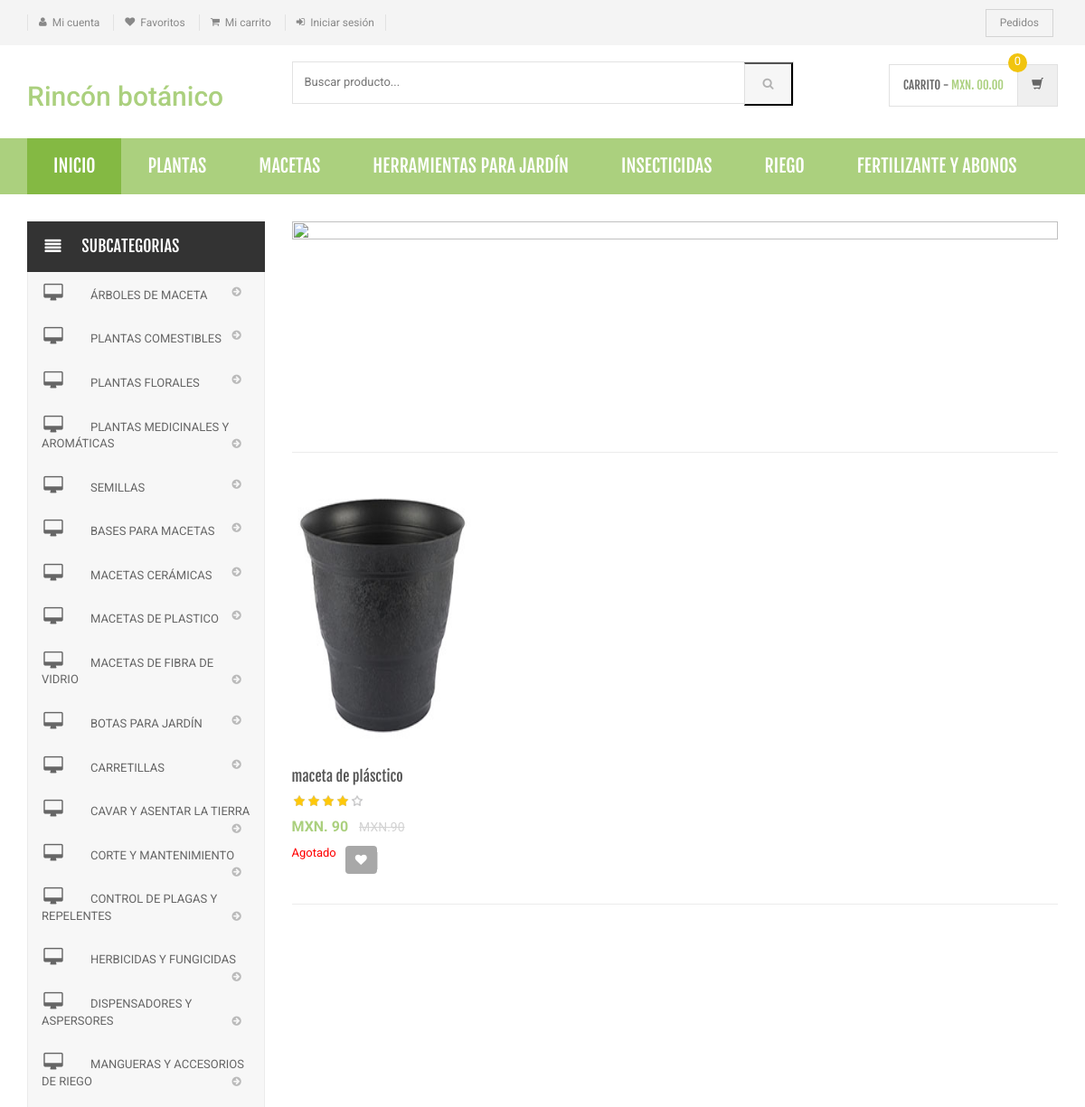
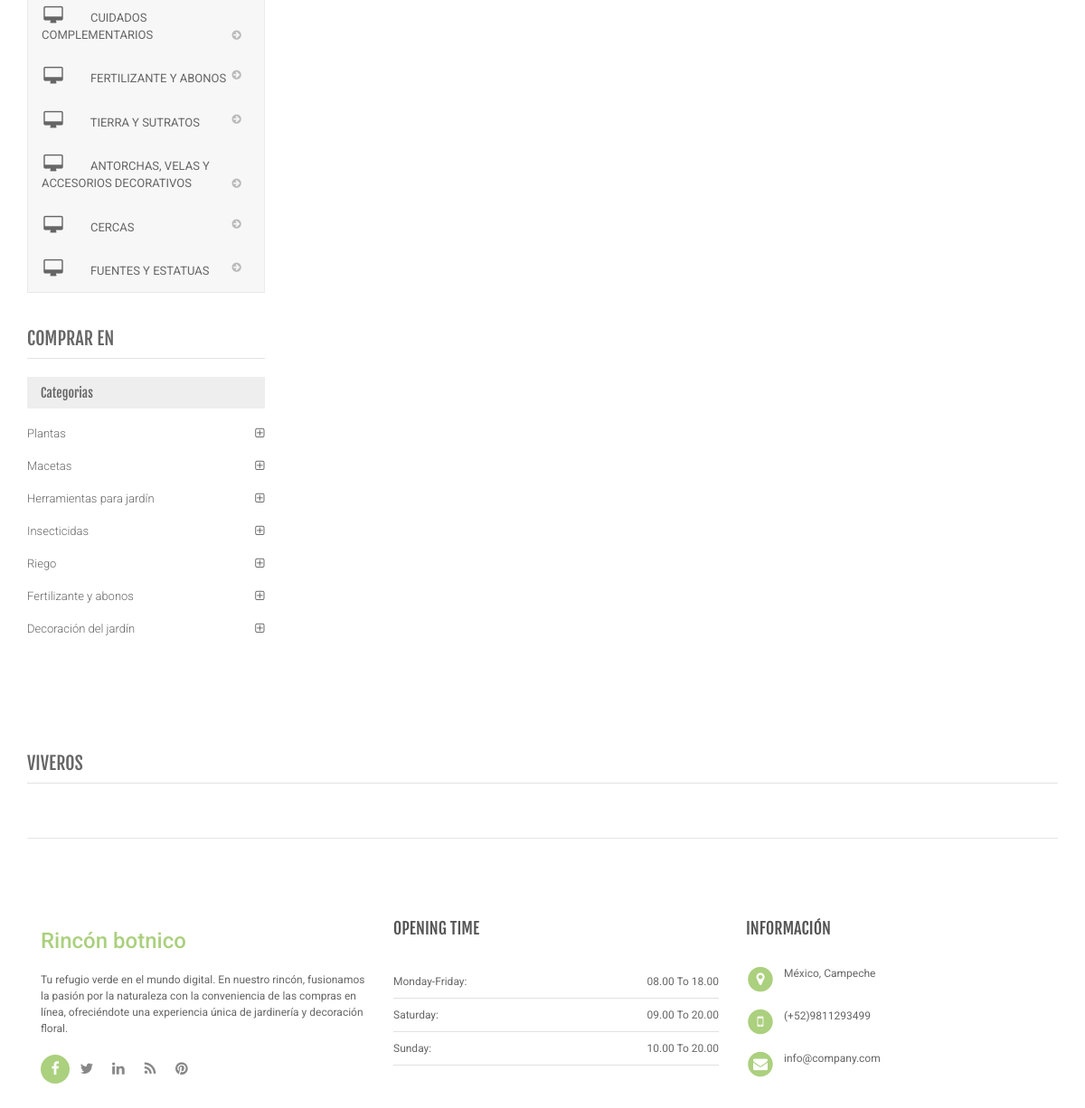
Screenshot of /search-result.php with the database file from the repository (2 pictures, top to bottom).
### tables this page shows
CREATE TABLE `category` (
  `id` int(11) NOT NULL,
  `categoryName` varchar(255) DEFAULT NULL,
  `categoryDescription` longtext DEFAULT NULL,
  `creationDate` timestamp NOT NULL DEFAULT current_timestamp(),
  `updationDate` varchar(255) DEFAULT NULL
);

CREATE TABLE `subcategory` (
  `id` int(11) NOT NULL,
  `categoryid` int(11) DEFAULT NULL,
  `subcategory` varchar(255) DEFAULT NULL,
  `creationDate` timestamp NULL DEFAULT current_timestamp(),
  `updationDate` varchar(255) DEFAULT NULL
);

CREATE TABLE `products` (
  `id` int(11) NOT NULL,
  `category` int(11) NOT NULL,
  `subCategory` int(11) DEFAULT NULL,
  `productName` varchar(255) DEFAULT NULL,
  `productCompany` varchar(255) DEFAULT NULL,
  `productPrice` int(11) DEFAULT NULL,
  `productPriceBeforeDiscount` int(11) DEFAULT NULL,
  `productDescription` longtext DEFAULT NULL,
  `productImage1` varchar(255) DEFAULT NULL,
  `productImage2` varchar(255) DEFAULT NULL,
  `productImage3` varchar(255) DEFAULT NULL,
  `shippingCharge` int(11) DEFAULT NULL,
  `productAvailability` varchar(255) DEFAULT NULL,
  `postingDate` timestamp NULL DEFAULT current_timestamp(),
  `updationDate` varchar(255) DEFAULT NULL
);

### search-result.php (the view, shortened to what this page needs)
<?php
include('includes/config.php');
$find="%{$_POST['product']}%";
?>
<!DOCTYPE html>
<html lang="en">
	<head>
	    <link rel="stylesheet" href="assets/css/bootstrap.min.css">
	    <link rel="stylesheet" href="assets/css/main.css">
	    <link rel="stylesheet" href="assets/css/green.css">
	    <link rel="stylesheet" href="assets/css/owl.carousel.css">
		<link rel="stylesheet" href="assets/css/owl.transitions.css">
		<link href="assets/css/lightbox.css" rel="stylesheet">
		<link rel="stylesheet" href="assets/css/animate.min.css">
		<link rel="stylesheet" href="assets/css/rateit.css">
		<link rel="stylesheet" href="assets/css/bootstrap-select.min.css">
		<link rel="stylesheet" href="assets/css/config.css">
		<link href="assets/css/green.css" rel="alternate stylesheet" title="Green color">
		<link href="assets/css/blue.css" rel="alternate stylesheet" title="Blue color">
		<link href="assets/css/red.css" rel="alternate stylesheet" title="Red color">
		<link href="assets/css/orange.css" rel="alternate stylesheet" title="Orange color">
		<link href="assets/css/dark-green.css" rel="alternate stylesheet" title="Darkgreen color">
		<link rel="stylesheet" href="assets/css/font-awesome.min.css">
	</head>
    <body class="cnt-home">
<header class="header-style-1">
<?php include('includes/top-header.php');?>
<?php include('includes/main-header.php');?>
<?php include('includes/menu-bar.php');?>
</header>
<div class="body-content outer-top-xs">
	<div class='container'>
		<div class='row outer-bottom-sm'>
			<div class='col-md-3 sidebar'>
<div class="side-menu animate-dropdown outer-bottom-xs">
<div class="side-menu animate-dropdown outer-bottom-xs">
    <div class="head"><i class="icon fa fa-align-justify fa-fw"></i>Subcategorias</div>
    <nav class="yamm megamenu-horizontal" role="navigation">
        <ul class="nav">
            <li class="dropdown menu-item">
              <?php $sql=mysqli_query($con,"select id,subcategory  from subcategory");
while($row=mysqli_fetch_array($sql))
{
    ?>
                <a href="sub-category.php?scid=<?php echo $row['id'];?>" class="dropdown-toggle"><i class="icon fa fa-desktop fa-fw"></i>
                <?php echo $row['subcategory'];?></a>
                <?php }?>
</li>
</ul>
    </nav>
</div>
</div>
	            <div class="sidebar-module-container">
	            	<h3 class="section-title">Comprar en</h3>
	            	<div class="sidebar-filter">
<div class="sidebar-widget wow fadeInUp outer-bottom-xs ">
	<div class="widget-header m-t-20">
		<h4 class="widget-title">Categorias</h4>
	</div>
	<div class="sidebar-widget-body m-t-10">
	         <?php $sql=mysqli_query($con,"select id,categoryName  from category");
while($row=mysqli_fetch_array($sql))
{
    ?>
		<div class="accordion">
	    	<div class="accordion-group">
	            <div class="accordion-heading">
	                <a href="category.php?cid=<?php echo $row['id'];?>"  class="accordion-toggle collapsed">
	                   <?php echo $row['categoryName'];?>
	                </a>
	            </div>
	        </div>
	    </div>
	    <?php } ?>
	</div>
</div>
	            	</div>
	            </div>
            </div>
			<div class='col-md-9'>
	<div id="category" class="category-carousel hidden-xs">
		<div class="item">
			<div class="image">
				<img src="assets/images/banners/cat-banner-3.jpg" alt="" class="img-responsive">
			</div>
		</div>
</div>
				<div class="search-result-container">
					<div id="myTabContent" class="tab-content">
						<div class="tab-pane active " id="grid-container">
							<div class="category-product  inner-top-vs">
								<div class="row">
			<?php
$ret=mysqli_query($con,"select * from products where productName like '$find'");
$num=mysqli_num_rows($ret);
if($num>0)
{
while ($row=mysqli_fetch_array($ret))
{?>
		<div class="col-sm-6 col-md-4 wow fadeInUp">
			<div class="products">
	<div class="product">
		<div class="product-image">
			<div class="image">
				<a href="product-details.php?pid=<?php echo htmlentities($row['id']);?>"><img  src="assets/images/blank.gif" data-echo="admin/productimages/<?php echo htmlentities($row['id']);?>/<?php echo htmlentities($row['productImage1']);?>" alt="" width="200" height="300"></a>
			</div>
		</div>
		<div class="product-info text-left">
			<h3 class="name"><a href="product-details.php?pid=<?php echo htmlentities($row['id']);?>"><?php echo htmlentities($row['productName']);?></a></h3>
			<div class="rating rateit-small"></div>
			<div class="product-price">
				<span class="price">
					MXN. <?php echo htmlentities($row['productPrice']);?>			</span>
										     <span class="price-before-discount">MXN.<?php echo htmlentities($row['productPriceBeforeDiscount']);?></span>
			</div>
		</div>
					<div class="cart clearfix animate-effect">
				<div class="action">
					<ul class="list-unstyled">
						<li class="add-cart-button btn-group">
					<?php if($row['productAvailability']=='In Stock'){?>
										<button class="btn btn-primary icon" data-toggle="dropdown" type="button">
								<i class="fa fa-shopping-cart"></i>
							</button>
							<a href="category.php?page=product&action=add&id=<?php echo $row['id']; ?>">
							<button class="btn btn-primary" type="button">Añadir al carrito</button></a>
								<?php } else {?>
							<div class="action" style="color:red">Agotado</div>
					<?php } ?>
						</li>
		                <li class="lnk wishlist">
							<a class="add-to-cart" href="category.php?pid=<?php echo htmlentities($row['id'])?>&&action=wishlist" title="Wishlist">
								 <i class="icon fa fa-heart"></i>
							</a>
						</li>
					</ul>
				</div>
			</div>
			</div>
			</div>
		</div>
	  <?php } } else {?>
		<div class="col-sm-6 col-md-4 wow fadeInUp"> <h3>Sin resultados</h3>
		</div>
<?php } ?>
										</div>
							</div>
						</div>
				</div>
			</div>
		</div></div>
		<?php include('includes/brands-slider.php');?>
<?php include('includes/footer.php');?>
</body>
</html>

### includes/menu-bar.php (shortened to what this page needs)
<div class="header-nav animate-dropdown">
    <div class="container">
        <div class="yamm navbar navbar-default" role="navigation">
            <div class="nav-bg-class">
                <div class="navbar-collapse collapse" id="mc-horizontal-menu-collapse">
	<div class="nav-outer">
		<ul class="nav navbar-nav">
			<li class="active dropdown yamm-fw">
				<a href="index.php" data-hover="dropdown" class="dropdown-toggle">Inicio</a>
			</li>
              <?php $sql=mysqli_query($con,"select id,categoryName  from category limit 6");
while($row=mysqli_fetch_array($sql))
{
    ?>
			<li class="dropdown yamm">
				<a href="category.php?cid=<?php echo $row['id'];?>"> <?php echo $row['categoryName'];?></a>
			</li>
			<?php } ?>
		</ul>
		<div class="clearfix"></div>
	</div>
</div>
            </div>
        </div>
    </div>
</div>

### assets/css/green.css (style rules this page uses)
a { color: #abd07e; }
.header-style-1 .header-nav { background: #abd07e; }
.cnt-home .header-style-1 .header-nav .navbar .navbar-nav > li.active { background: #84b943; }
.product .product-info .product-price .price { color: #abd07e; }
.sidebar .sidebar-module-container .sidebar-widget .sidebar-widget-body .accordion .accordion-group .accordion-heading .accordion-toggle, .sidebar .sidebar-module-container .sidebar-widget .sidebar-widget-body .accordion .accordion-group .accordion-heading .accordion-toggle:hover, .sidebar .sidebar-module-container .sidebar-widget .sidebar-widget-body .accordion .accordion-group .accordion-heading .accordion-toggle:focus, .sidebar .sidebar-module-container .sidebar-widget .sidebar-widget-body .accordion .accordion-group .accordion-heading .accordion-toggle:after { color: #abd07e; }

### assets/css/lightbox.css (style rules this page uses)
body:after { content: url(../images/close.png) url(../images/loading.gif) url(../images/prev.png) url(../images/next.png); display: none; }

### assets/css/rateit.css (style rules this page uses)
.rateit { display: -moz-inline-box; display: inline-block; position: relative; -webkit-user-select: none; -khtml-user-select: none; -moz-user-select: none; -o-user-select: none; -ms-user-select: none; user-select: none; -webkit-touch-callout: none; }

### assets/css/blue.css (style rules this page uses)
a { color: #3498db; }
.header-style-1 .header-nav { background: #3498db; }
.cnt-home .header-style-1 .header-nav .navbar .navbar-nav > li.active { background: #1d6ca1; }
.product .product-info .product-price .price { color: #3498db; }
.sidebar .sidebar-module-container .sidebar-widget .sidebar-widget-body .accordion .accordion-group .accordion-heading .accordion-toggle, .sidebar .sidebar-module-container .sidebar-widget .sidebar-widget-body .accordion .accordion-group .accordion-heading .accordion-toggle:hover, .sidebar .sidebar-module-container .sidebar-widget .sidebar-widget-body .accordion .accordion-group .accordion-heading .accordion-toggle:focus, .sidebar .sidebar-module-container .sidebar-widget .sidebar-widget-body .accordion .accordion-group .accordion-heading .accordion-toggle:after { color: #3498db; }

### assets/css/red.css (style rules this page uses)
a { color: #ff6c6c; }
.header-style-1 .header-nav { background: #ff6c6c; }
.cnt-home .header-style-1 .header-nav .navbar .navbar-nav > li.active { background: #ff1a1a; }
.product .product-info .product-price .price { color: #ff6c6c; }
.sidebar .sidebar-module-container .sidebar-widget .sidebar-widget-body .accordion .accordion-group .accordion-heading .accordion-toggle, .sidebar .sidebar-module-container .sidebar-widget .sidebar-widget-body .accordion .accordion-group .accordion-heading .accordion-toggle:hover, .sidebar .sidebar-module-container .sidebar-widget .sidebar-widget-body .accordion .accordion-group .accordion-heading .accordion-toggle:focus, .sidebar .sidebar-module-container .sidebar-widget .sidebar-widget-body .accordion .accordion-group .accordion-heading .accordion-toggle:after { color: #ff6c6c; }

### assets/css/orange.css (style rules this page uses)
a { color: #f39c12; }
.header-style-1 .header-nav { background: #f39c12; }
.cnt-home .header-style-1 .header-nav .navbar .navbar-nav > li.active { background: #ab6c09; }
.product .product-info .product-price .price { color: #f39c12; }
.sidebar .sidebar-module-container .sidebar-widget .sidebar-widget-body .accordion .accordion-group .accordion-heading .accordion-toggle, .sidebar .sidebar-module-container .sidebar-widget .sidebar-widget-body .accordion .accordion-group .accordion-heading .accordion-toggle:hover, .sidebar .sidebar-module-container .sidebar-widget .sidebar-widget-body .accordion .accordion-group .accordion-heading .accordion-toggle:focus, .sidebar .sidebar-module-container .sidebar-widget .sidebar-widget-body .accordion .accordion-group .accordion-heading .accordion-toggle:after { color: #f39c12; }

### rows the page displays
category: categoryName "PLANTAS", categoryName "Plantas"
category: categoryName "MACETAS", categoryName "Macetas"
category: categoryName "HERRAMIENTAS PARA JARDÍN", categoryName "Herramientas para jardín"
category: categoryName "INSECTICIDAS", categoryName "Insecticidas"
category: categoryName "RIEGO", categoryName "Riego"
category: categoryName "FERTILIZANTE Y ABONOS", categoryName "Fertilizante y abonos"
subcategory: subcategory "ÁRBOLES DE MACETA"
subcategory: subcategory "PLANTAS COMESTIBLES"
subcategory: subcategory "PLANTAS FLORALES"
subcategory: subcategory "PLANTAS MEDICINALES Y AROMÁTICAS"
subcategory: subcategory "SEMILLAS"
subcategory: subcategory "BASES PARA MACETAS"
subcategory: subcategory "MACETAS CERÁMICAS"
subcategory: subcategory "MACETAS DE PLASTICO"
subcategory: subcategory "MACETAS DE FIBRA DE VIDRIO"
subcategory: subcategory "BOTAS PARA JARDÍN"
subcategory: subcategory "CARRETILLAS"
subcategory: subcategory "CAVAR Y ASENTAR LA TIERRA"
subcategory: subcategory "CORTE Y MANTENIMIENTO"
subcategory: subcategory "CONTROL DE PLAGAS Y REPELENTES"
subcategory: subcategory "HERBICIDAS Y FUNGICIDAS"
subcategory: subcategory "DISPENSADORES Y ASPERSORES"
subcategory: subcategory "MANGUERAS Y ACCESORIOS DE RIEGO"
subcategory: subcategory "CUIDADOS COMPLEMENTARIOS"
subcategory: subcategory "FERTILIZANTE Y ABONOS"
subcategory: subcategory "TIERRA Y SUTRATOS"
subcategory: subcategory "ANTORCHAS, VELAS Y ACCESORIOS DECORATIVOS"
subcategory: subcategory "CERCAS"
subcategory: subcategory "FUENTES Y ESTATUAS"
category: categoryName "Decoración del jardín"
products: productImage1 (picture), productName "maceta de plásctico", productPrice "90", productPriceBeforeDiscount "90", productAvailability "Agotado"
